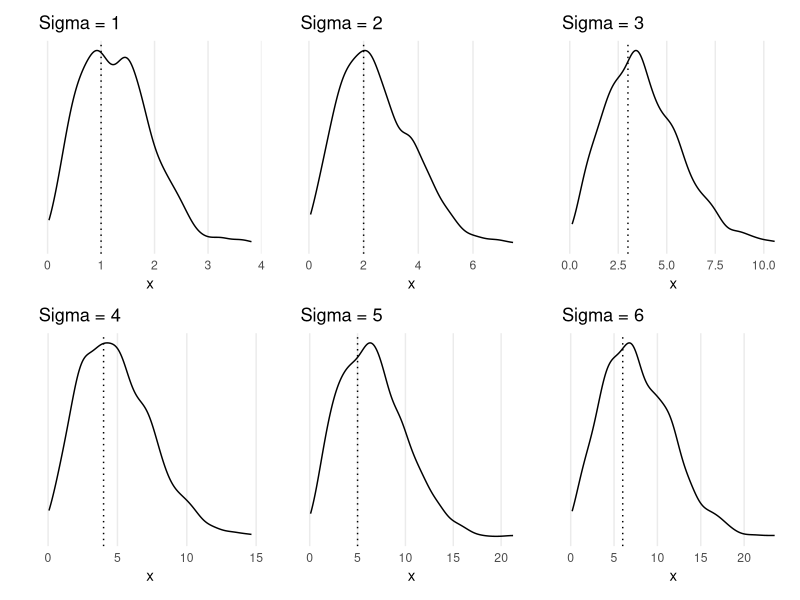
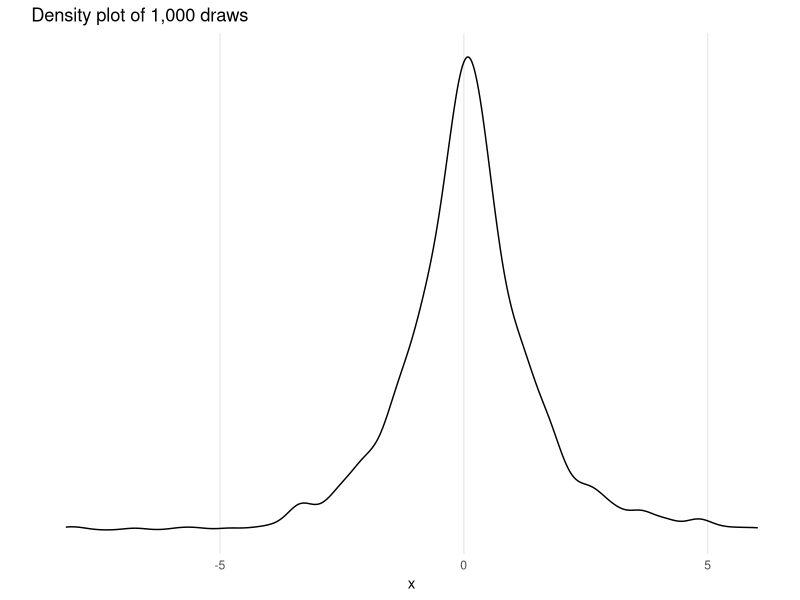

The R script that drew these images, in order:
## ---- chunk 1
posint_gamma <- function(n) {
  if (any(!is.integer(n) | n <= 0)) stop("n must be a positive integer.")
  
  factorial(n - 1)
}

all(posint_gamma(1:4) == gamma(1:4))
## ---- chunk 2
set.seed(20230208)

f <- function(print_check = FALSE) {
  u <- runif(1, 0, 1)
  x <- c(10, 30, 50, 70, 90)
  p <- c(0.27, 0.41, 0.64, 0.92, 1)
  keep <- dplyr::lag(p, default = 0) < u & u <= p

  if (print_check) print(data.frame(x, p, u, keep))

  x[keep]
}

f(print_check = TRUE) # run once as an example

x <- replicate(10000, f()) # examine the distribution, take 10k samples
x |> table() |> prop.table() |> cumsum() |> round(2)
## ---- chunk 3
f_inv <- function(u) (-4*log(1 - u))^(1/3)

f_inv(c(0.37, 0.45, 0.82)) |> round(digits = 5)
## ---- chunk 4
library(tidyverse)
library(patchwork)

finv <- function(u, sigma) sqrt(-2*sigma^2 * log(1- u))

gen_density <- function(n = 1000, sigma = 1) {
  dat <- tibble(u = runif(n, 0, 1), x = finv(u, sigma))

  ggplot(dat, aes(x = x)) +
    geom_vline(xintercept = sigma, lty = "dotted") +
    geom_density() +
    labs(title = str_glue("Sigma = {sigma}"), x = "x", y = "") +
    theme_minimal(base_size = 11) +
    theme(
      axis.text.y = element_blank(),
      panel.grid.minor = element_blank(), panel.grid.major.y = element_blank()
    )
}

(gen_density(sigma = 1) | gen_density(sigma = 2) | gen_density(sigma = 3)) /
  (gen_density(sigma = 4) | gen_density(sigma = 5) | gen_density(sigma = 6))
## ---- chunk 5
finv <- function(u) ifelse(u < 0.5, log(2*u), -log(2 - 2*u))
lapl <- function(n = 1000) finv(runif(n, 0, 1))

ggplot(tibble(x = lapl())) +
  geom_density(aes(x = x)) +
  theme_minimal(base_size = 11) +
  theme(
    axis.text.y = element_blank(),
    panel.grid.minor = element_blank(), panel.grid.major.y = element_blank()
  ) +
  labs(y = "", title = "Density plot of 1,000 draws")
## ---- chunk 6
bmt <- function(n) {
  u1 <- runif(n, 0, 1)
  u2 <- runif(n, 0, 1)

  r <- sqrt(-2*log(u1))
  theta <- 2*pi*u2
  x <- r*cos(theta)
  y <- r*sin(theta)

  data.frame(x, y)
}
## ---- chunk 7
dat <- bmt(25)

indices <- seq(1, 25, 5)
chi <- numeric()
for (element in indices) {
  x2 <- c(sum(dat$x[element:element + 4]^2), sum(dat$y[element:element + 4]^2))
  chi <- c(chi, x2)
}

print(chi)
## ---- chunk 8
dat <- bmt(30)

z <- dat$x[1:10]
v <- numeric()
q <- 3

indices <- seq(1, q * 10, q)
for (element in indices) {
  x2 <- sum(dat$y[element:element + (q - 1)]^2)
  v <- c(v, x2)
}

z / sqrt(v / q)
## ---- chunk 9
dat <- bmt(100)

v <- numeric()
m <- 6
vind <- seq(1, m * 10, m)
for (element in vind) {
  x2 <- sum(dat$x[element:element + (m - 1)]^2)
  v <- c(v, x2)
}

w <- numeric()
n <- 10
wind <- seq(1, n * 10, n)
for (element in wind) {
  x2 <- sum(dat$y[element:element + (n - 1)]^2)
  w <- c(w, x2)
} 

(v / m) / (w / n)
